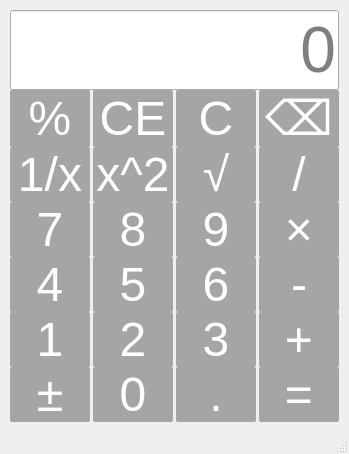
<?xml version="1.0" encoding="UTF-8"?>
<ui version="4.0">
 <class>MainWindow</class>
 <widget class="QMainWindow" name="MainWindow">
  <property name="geometry">
   <rect>
    <x>0</x>
    <y>0</y>
    <width>349</width>
    <height>207</height>
   </rect>
  </property>
  <property name="windowTitle">
   <string>计算器-唐伟业-2023414290128</string>
  </property>
  <property name="styleSheet">
   <string notr="true">QPushButton{
	background-color:rgb(50,50,50,100);
	font-size:36pt;
	color:white;
	border-radius:2px;
}
QPushButton:hover{
	background-color:lightgreen;
	color:black;
}
QPushButton:pressed{
	background-color:red;
	color:black;
}
QLineEdit{
	font-size:48pt;
}</string>
  </property>
  <widget class="QWidget" name="centralwidget">
   <layout class="QVBoxLayout" name="verticalLayout">
    <item>
     <layout class="QGridLayout" name="gridLayout_3">
      <property name="leftMargin">
       <number>1</number>
      </property>
      <property name="topMargin">
       <number>1</number>
      </property>
      <property name="rightMargin">
       <number>1</number>
      </property>
      <property name="bottomMargin">
       <number>1</number>
      </property>
      <property name="horizontalSpacing">
       <number>3</number>
      </property>
      <property name="verticalSpacing">
       <number>0</number>
      </property>
      <item row="1" column="0">
       <widget class="QPushButton" name="btnPercentage">
        <property name="sizePolicy">
         <sizepolicy hsizetype="Minimum" vsizetype="Preferred">
          <horstretch>0</horstretch>
          <verstretch>0</verstretch>
         </sizepolicy>
        </property>
        <property name="text">
         <string>%</string>
        </property>
       </widget>
      </item>
      <item row="1" column="1">
       <widget class="QPushButton" name="btnClearAlll">
        <property name="sizePolicy">
         <sizepolicy hsizetype="Minimum" vsizetype="Preferred">
          <horstretch>0</horstretch>
          <verstretch>0</verstretch>
         </sizepolicy>
        </property>
        <property name="text">
         <string>CE</string>
        </property>
       </widget>
      </item>
      <item row="1" column="2">
       <widget class="QPushButton" name="btnClear">
        <property name="sizePolicy">
         <sizepolicy hsizetype="Minimum" vsizetype="Preferred">
          <horstretch>0</horstretch>
          <verstretch>0</verstretch>
         </sizepolicy>
        </property>
        <property name="text">
         <string>C</string>
        </property>
       </widget>
      </item>
      <item row="1" column="3">
       <widget class="QPushButton" name="btnDel">
        <property name="sizePolicy">
         <sizepolicy hsizetype="Minimum" vsizetype="Preferred">
          <horstretch>0</horstretch>
          <verstretch>0</verstretch>
         </sizepolicy>
        </property>
        <property name="text">
         <string>⌫</string>
        </property>
       </widget>
      </item>
      <item row="2" column="0">
       <widget class="QPushButton" name="btnInverse">
        <property name="sizePolicy">
         <sizepolicy hsizetype="Minimum" vsizetype="Preferred">
          <horstretch>0</horstretch>
          <verstretch>0</verstretch>
         </sizepolicy>
        </property>
        <property name="text">
         <string>1/x</string>
        </property>
       </widget>
      </item>
      <item row="2" column="1">
       <widget class="QPushButton" name="btnSquare">
        <property name="sizePolicy">
         <sizepolicy hsizetype="Minimum" vsizetype="Preferred">
          <horstretch>0</horstretch>
          <verstretch>0</verstretch>
         </sizepolicy>
        </property>
        <property name="text">
         <string>x^2</string>
        </property>
       </widget>
      </item>
      <item row="2" column="2">
       <widget class="QPushButton" name="btnSqrt">
        <property name="sizePolicy">
         <sizepolicy hsizetype="Minimum" vsizetype="Preferred">
          <horstretch>0</horstretch>
          <verstretch>0</verstretch>
         </sizepolicy>
        </property>
        <property name="text">
         <string>√</string>
        </property>
       </widget>
      </item>
      <item row="2" column="3">
       <widget class="QPushButton" name="btnDivide">
        <property name="sizePolicy">
         <sizepolicy hsizetype="Minimum" vsizetype="Preferred">
          <horstretch>0</horstretch>
          <verstretch>0</verstretch>
         </sizepolicy>
        </property>
        <property name="text">
         <string>/</string>
        </property>
       </widget>
      </item>
      <item row="3" column="0">
       <widget class="QPushButton" name="btnNum7">
        <property name="sizePolicy">
         <sizepolicy hsizetype="Minimum" vsizetype="Preferred">
          <horstretch>0</horstretch>
          <verstretch>0</verstretch>
         </sizepolicy>
        </property>
        <property name="text">
         <string>7</string>
        </property>
       </widget>
      </item>
      <item row="3" column="1">
       <widget class="QPushButton" name="btnNum8">
        <property name="sizePolicy">
         <sizepolicy hsizetype="Minimum" vsizetype="Preferred">
          <horstretch>0</horstretch>
          <verstretch>0</verstretch>
         </sizepolicy>
        </property>
        <property name="text">
         <string>8</string>
        </property>
       </widget>
      </item>
      <item row="3" column="2">
       <widget class="QPushButton" name="btnNum9">
        <property name="sizePolicy">
         <sizepolicy hsizetype="Minimum" vsizetype="Preferred">
          <horstretch>0</horstretch>
          <verstretch>0</verstretch>
         </sizepolicy>
        </property>
        <property name="text">
         <string>9</string>
        </property>
       </widget>
      </item>
      <item row="3" column="3">
       <widget class="QPushButton" name="btnMultiple">
        <property name="sizePolicy">
         <sizepolicy hsizetype="Minimum" vsizetype="Preferred">
          <horstretch>0</horstretch>
          <verstretch>0</verstretch>
         </sizepolicy>
        </property>
        <property name="text">
         <string>×</string>
        </property>
       </widget>
      </item>
      <item row="4" column="0">
       <widget class="QPushButton" name="btnNum4">
        <property name="sizePolicy">
         <sizepolicy hsizetype="Minimum" vsizetype="Preferred">
          <horstretch>0</horstretch>
          <verstretch>0</verstretch>
         </sizepolicy>
        </property>
        <property name="text">
         <string>4</string>
        </property>
       </widget>
      </item>
      <item row="4" column="1">
       <widget class="QPushButton" name="btnNum5">
        <property name="sizePolicy">
         <sizepolicy hsizetype="Minimum" vsizetype="Preferred">
          <horstretch>0</horstretch>
          <verstretch>0</verstretch>
         </sizepolicy>
        </property>
        <property name="text">
         <string>5</string>
        </property>
       </widget>
      </item>
      <item row="4" column="2">
       <widget class="QPushButton" name="btnNum6">
        <property name="sizePolicy">
         <sizepolicy hsizetype="Minimum" vsizetype="Preferred">
          <horstretch>0</horstretch>
          <verstretch>0</verstretch>
         </sizepolicy>
        </property>
        <property name="text">
         <string>6</string>
        </property>
       </widget>
      </item>
      <item row="4" column="3">
       <widget class="QPushButton" name="btnMinus">
        <property name="sizePolicy">
         <sizepolicy hsizetype="Minimum" vsizetype="Preferred">
          <horstretch>0</horstretch>
          <verstretch>0</verstretch>
         </sizepolicy>
        </property>
        <property name="text">
         <string>-</string>
        </property>
       </widget>
      </item>
      <item row="5" column="0">
       <widget class="QPushButton" name="btnNum1">
        <property name="sizePolicy">
         <sizepolicy hsizetype="Minimum" vsizetype="Preferred">
          <horstretch>0</horstretch>
          <verstretch>0</verstretch>
         </sizepolicy>
        </property>
        <property name="text">
         <string>1</string>
        </property>
       </widget>
      </item>
      <item row="5" column="1">
       <widget class="QPushButton" name="btnNum2">
        <property name="sizePolicy">
         <sizepolicy hsizetype="Minimum" vsizetype="Preferred">
          <horstretch>0</horstretch>
          <verstretch>0</verstretch>
         </sizepolicy>
        </property>
        <property name="text">
         <string>2</string>
        </property>
       </widget>
      </item>
      <item row="5" column="2">
       <widget class="QPushButton" name="btnNum3">
        <property name="sizePolicy">
         <sizepolicy hsizetype="Minimum" vsizetype="Preferred">
          <horstretch>0</horstretch>
          <verstretch>0</verstretch>
         </sizepolicy>
        </property>
        <property name="text">
         <string>3</string>
        </property>
       </widget>
      </item>
      <item row="5" column="3">
       <widget class="QPushButton" name="btnPlus">
        <property name="sizePolicy">
         <sizepolicy hsizetype="Minimum" vsizetype="Preferred">
          <horstretch>0</horstretch>
          <verstretch>0</verstretch>
         </sizepolicy>
        </property>
        <property name="text">
         <string>+</string>
        </property>
       </widget>
      </item>
      <item row="6" column="0">
       <widget class="QPushButton" name="btnSign">
        <property name="sizePolicy">
         <sizepolicy hsizetype="Minimum" vsizetype="Preferred">
          <horstretch>0</horstretch>
          <verstretch>0</verstretch>
         </sizepolicy>
        </property>
        <property name="text">
         <string>±</string>
        </property>
       </widget>
      </item>
      <item row="6" column="1">
       <widget class="QPushButton" name="btnNum0">
        <property name="sizePolicy">
         <sizepolicy hsizetype="Minimum" vsizetype="Preferred">
          <horstretch>0</horstretch>
          <verstretch>0</verstretch>
         </sizepolicy>
        </property>
        <property name="text">
         <string>0</string>
        </property>
       </widget>
      </item>
      <item row="6" column="2">
       <widget class="QPushButton" name="btnPeriod">
        <property name="sizePolicy">
         <sizepolicy hsizetype="Minimum" vsizetype="Preferred">
          <horstretch>0</horstretch>
          <verstretch>0</verstretch>
         </sizepolicy>
        </property>
        <property name="text">
         <string>.</string>
        </property>
       </widget>
      </item>
      <item row="6" column="3">
       <widget class="QPushButton" name="btnEqual">
        <property name="sizePolicy">
         <sizepolicy hsizetype="Minimum" vsizetype="Preferred">
          <horstretch>0</horstretch>
          <verstretch>0</verstretch>
         </sizepolicy>
        </property>
        <property name="text">
         <string>=</string>
        </property>
       </widget>
      </item>
      <item row="0" column="0" colspan="4">
       <widget class="QLineEdit" name="display">
        <property name="sizePolicy">
         <sizepolicy hsizetype="Expanding" vsizetype="Preferred">
          <horstretch>0</horstretch>
          <verstretch>0</verstretch>
         </sizepolicy>
        </property>
        <property name="alignment">
         <set>Qt::AlignRight|Qt::AlignTrailing|Qt::AlignVCenter</set>
        </property>
        <property name="placeholderText">
         <string>0</string>
        </property>
       </widget>
      </item>
     </layout>
    </item>
   </layout>
  </widget>
  <widget class="QMenuBar" name="menubar">
   <property name="geometry">
    <rect>
     <x>0</x>
     <y>0</y>
     <width>349</width>
     <height>21</height>
    </rect>
   </property>
  </widget>
  <widget class="QStatusBar" name="statusbar"/>
 </widget>
 <resources/>
 <connections/>
</ui>
